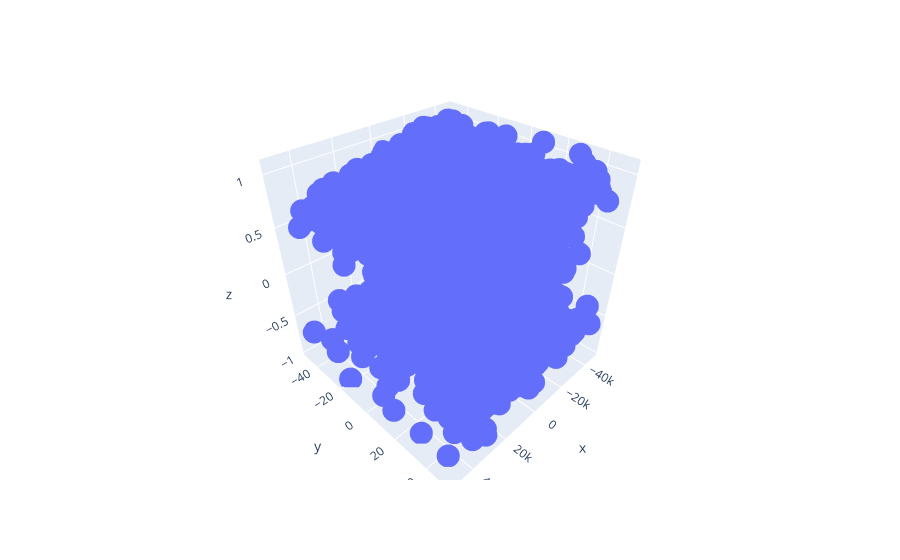

Notebook cell for this chart:
### Code cell
import plotly.express as px
import pandas as pd

# Ejemplo de datos
data = pd.DataFrame({
    "x": componentes[:, 0],
    "y": componentes[:, 1],
    "z": componentes[:, 2],
    "label": clusters
})

# Crear el gráfico 3D
fig = px.scatter_3d(data, x='x', y='y', z='z', labels='label')

# Mostrar el gráfico
fig.show()

### Figure 1 — Plotly figure (JSON) as saved in the notebook; plotly's stock layout.template omitted (floating-point values rounded to 4 significant figures; data arrays with more than 128 entries replaced by an {"elided": "..."} marker saying what was removed)
{"data": [{"hovertemplate": "x=%{x}<br>y=%{y}<br>z=%{z}<extra></extra>", "legendgroup": "", "marker": {"color": "#636efa", "symbol": "circle"}, "mode": "markers", "name": "", "scene": "scene", "showlegend": false, "type": "scatter3d", "x": {"elided": "2203 float values"}, "y": {"elided": "2203 float values"}, "z": {"elided": "2203 float values"}}], "layout": {"legend": {"tracegroupgap": 0}, "margin": {"t": 60}, "scene": {"domain": {"x": [0, 1], "y": [0, 1]}, "xaxis": {"title": {"text": "x"}}, "yaxis": {"title": {"text": "y"}}, "zaxis": {"title": {"text": "z"}}}}}
